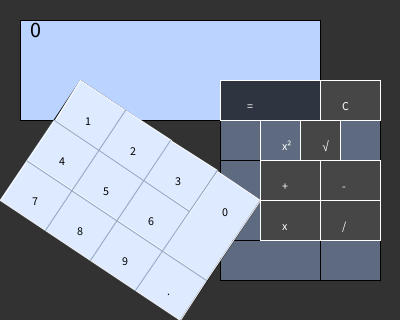
Frame 1 (no input)
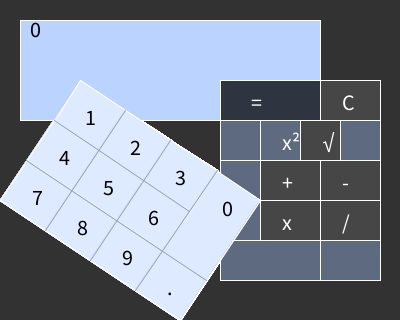
Frame 60 (the mouse pressed at the canvas centre just before this capture)
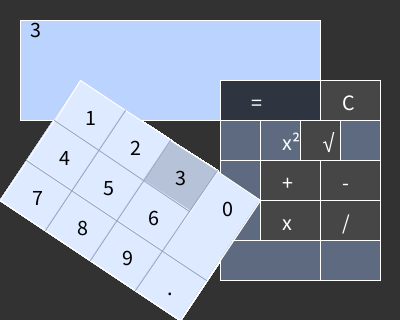
Frame 120 (the mouse held since frame 60 and released just before this capture)

The Processing sketch that drew these frames (run headless with seeded random() and noise(); from frame 60 on, the mouse is pressed at the canvas centre):

// Processing sketch: Calculator
// ── Calculator.pde
String displayValue = "0";
String valueToCompute = "";
String valueToCompute2 = "";
float valueToComputeI = 0;
float valueToComputeI2 = 0;
float result = 0;
char opVal;
boolean firstNum;

Button[] numButtons = new Button[10];
Button[] opButtons = new Button[8];
Button[] spButtons = new Button[1];

void setup() {
  background(50, 50, 50);
  size(400, 320);
  strokeWeight(1);
  numButtons[0] = new Button(217, 175).asNumber(0, #333333, #000000, 217, 171, 260, 200, 206, 280, 162, 250);
  numButtons[1] = new Button(80, 80).asNumber(1, #4A5566, #000000, 80, 80, 125, 110, 98, 150, 55, 120);
  numButtons[2] = new Button(125, 113).asNumber(2, #4A5566, #000000, 125, 110, 171, 140, 143, 180, 98, 150);
  numButtons[3] = new Button(172, 142).asNumber(3, #4A5566, #000000, 170, 140, 217, 170, 190, 211, 143, 180);
  numButtons[4] = new Button(55, 120).asNumber(4, #4A5566, #000000, 54, 120, 98, 150, 72, 190, 27, 160);
  numButtons[5] = new Button(100, 150).asNumber(5, #4A5566, #000000, 98, 150, 143, 180, 117, 220, 72, 190);
  numButtons[6] = new Button(140, 180).asNumber(6, #4A5566, #000000, 143, 180, 190, 211, 162, 250, 117, 220);
  numButtons[7] = new Button(30, 158).asNumber(7, #4A5566, #000000, 27, 160, 72, 190, 45, 230, 0, 200);
  numButtons[8] = new Button(70, 185).asNumber(8, #4A5566, #000000, 72, 190, 117, 220, 90, 260, 45, 230);
  numButtons[9] = new Button(118, 220).asNumber(9, #4A5566, #000000, 117, 220, 162, 250, 135, 290, 90, 260);



  opButtons[0] = new Button(260, 160).asOperator("+", 60, 40, #464646, #FFFFFF);
  opButtons[1] = new Button(320, 160).asOperator("-", 60, 40, #464646, #FFFFFF);
  opButtons[2] = new Button(260, 200).asOperator("x", 60, 40, #464646, #FFFFFF);
  opButtons[3] = new Button(320, 200).asOperator("/", 60, 40, #464646, #FFFFFF);
  opButtons[4] = new Button(220, 80).asOperator("  =", 100, 40, #2F3540, #FFFFFF);
  opButtons[5] = new Button(320, 80).asOperator("C", 60, 40, #464646, #FFFFFF);
  opButtons[6] = new Button(300,120).asOperator("√", 40,40,  #464646, #FFFFFF);
  opButtons[7] = new Button(260,120).asOperator("x²",40,40, #5D6A7F, #FFFFFF);

  spButtons[0] = new Button(135, 290).asSpecial(".", #4A5566, #000000, 162, 250, 206, 280, 180, 320, 135, 290);  
  firstNum = true;
}

void draw() {
  fill(186, 212, 255);
  rect(20, 20, 300, 100);//display
  fill(93, 106, 127);
  rect(220, 80, 160, 200);//operators
  fill(140, 159, 191);

  quad(80, 80, 260, 200, 180, 320, 0, 200);//numbers
  fill(70);
  rect(260, 160, 120, 80);//+ - * /
  line(220, 200, 380, 200);
  line(220, 160, 260, 160);
  line(220, 240, 260, 240);
  line(320, 80, 320, 280);
  line(220, 120, 220, 280);
  line(40, 120, 380, 120);
  // num 0 - 9
  for (int i = 0; i<numButtons.length; i++) {
    Button inumButton = numButtons[i];
    inumButton.display();
  }

  for (int i = 0; i<opButtons.length; i++) {
    Button iopButton = opButtons[i];
    iopButton.display();
  }

  for (int i=0; i<spButtons.length; i++) {
    Button ispButton = spButtons[i];
    ispButton.display();
  }
  updateDisplay();
  stroke(140, 159, 191); //47, 53, 64
  line(125, 110, 45, 230);
  line(170, 140, 90, 260);
  line(217, 170, 135, 290);
  line(54, 120, 189, 211);
  line(26, 160, 206, 280);
  stroke(255);
}

void mousePressed() {
  for (int i = 0; i<numButtons.length; i++) {
    numButtons[i].hover();
    if (numButtons[i].over) {
      if (firstNum) {
        println(i + " " + numButtons[i].numVal);
        valueToCompute += int(numButtons[i].numVal);
        displayValue = valueToCompute;
      } else {
        valueToCompute2 += int(numButtons[i].numVal);
        displayValue = valueToCompute2;
      }
    }
  }
  for (int i = 0; i<opButtons.length; i++) {
    opButtons[i].hover();
    if (opButtons[i].over) {
      if (opButtons[i].opVal == "C") {
        displayValue = "0";
        opVal = 'C';
        valueToCompute = "";
        valueToCompute2 = "";
        valueToComputeI = 0;
        valueToComputeI2 = 0;
        result = 0;
        firstNum = true;
      } else if (opButtons[i].opVal == "  =") {
        firstNum = true;
        preformCalculation();
      } else if (opButtons[i].opVal == "+") {
        if (result != 0) {
          opVal = '+';
          valueToCompute2 = "";
          firstNum = false;
          displayValue = "+";
        } else {
          opVal = '+';
          firstNum = false;
          displayValue = "+";
        }
      } else if (opButtons[i].opVal == "-") {
        if (result != 0) {
          opVal = '-';
          firstNum = false;
          displayValue = "-";
        } else {
          opVal = '-';
          firstNum = false;
          displayValue = "-";
        }
      } else if (opButtons[i].opVal == "x") {
        if (result != 0) {
          opVal = 'x';
          firstNum = false;
          displayValue = "x";
        } else {
          opVal = 'x';
          firstNum = false;
          displayValue = "x";
        }
      } else if (opButtons[i].opVal == "/") {
        if (result != 0) {
          opVal = '/';
          firstNum = false;
          displayValue = "/";
        } else {
          opVal = '/';
          firstNum = false;
          displayValue = "/";
        }
      } else if (opButtons[i].opVal == "√") {
        if (result !=0) {
          opVal = '√';
          firstNum = false;
          displayValue = "√";
        } else {
           opVal =  '√';
           firstNum = false;
           displayValue = "√";
        }
        
      }
    }
  }
  for (int i = 0; i<spButtons.length; i++) {
    spButtons[i].hover();
    if (spButtons[i].over) {
      if (spButtons[i].spVal == "." ) {
        if (spButtons[i].over && firstNum == true) {
          valueToCompute += spButtons[i].spVal;
          displayValue = valueToCompute;
        } else if (spButtons[i].over && firstNum == false) {
          valueToCompute2 += spButtons[i].spVal;
          displayValue = valueToCompute2;
        }
      }
    }
  }
}

void preformCalculation() {
  valueToComputeI = float(valueToCompute);
  valueToComputeI2 = float(valueToCompute2);

  if (opVal == '+') {
    result = valueToComputeI + valueToComputeI2;
    displayValue = str(result);
  } else if (opVal == '-') {
    result = valueToComputeI - valueToComputeI2;
    displayValue = str(result);
  } else if (opVal == 'x') {
    result = valueToComputeI * valueToComputeI2;
    displayValue = str(result);
  } else if (opVal == '/') {
    result = valueToComputeI / valueToComputeI2;
    displayValue = str(result);
  } else if (opVal == '²') {
    displayValue = str(result);
    result = valueToComputeI * valueToComputeI;
  } else if (opVal == '√') {
    result = sqrt(valueToComputeI2);
    displayValue = str(result);
  } else if (opVal == 'n') {
    if (firstNum) {
      valueToComputeI = valueToComputeI*-1;
      displayValue = str(valueToComputeI);
    } else {
      valueToComputeI2 = valueToComputeI2*-1;
      displayValue = str(valueToComputeI);
    }
  }

  if (firstNum) {
    valueToCompute = displayValue;
  } else {
    valueToCompute = displayValue;
    valueToCompute2 = "";
  }
}

void updateDisplay() {
  //fill(47, 53, 64);
  //rect(220, 80, 100, 40);
  // rect();
  fill(0);
  textSize(22);
  text(displayValue, 30, 20, 280, 60);
}
// ── Button.pde
class Button {
  //member variables
  int x, y, w, h, qx, qy, ux, uy, ax, ay, dx, dy;
  color b1, b2, t1, t2;
  String val;
  boolean over;
  boolean isNumber;
  boolean isOperator;
  boolean isSpecial;
  float numVal;
  String opVal;
  String spVal;

  //constructor
  Button(int x, int y) {
    this.x = x;
    this.y = y;
  }

  //constructor for number buttons
  Button asNumber(float numVal, color b1, color t1, int qx, int qy, int ux, int uy, int ax, int ay, int dx, int dy) {
    isNumber= true;
    this.numVal = numVal;
    this.b1 = b1;
    this.t1 = t1;
    this.qx = qx;
    this.qy = qy;
    this.ux = ux;
    this.uy = uy;
    this.ax = ax;
    this.ay = ay;
    this.dx = dx;
    this.dy = dy;
    return this;
  }

  //constructor for operator buttons
  Button asOperator(String opVal, int w, int h, color b2, color t2) {
    isOperator = true;
    this.w = w;
    this.h = h;
    this.opVal = opVal;
    this.b2 = b2;
    this.t2 = t2;
    return this;
  }

  //constructor for special buttons
  Button asSpecial(String spVal, color b1, color t1, int qx, int qy, int ux, int uy, int ax, int ay, int dx, int dy) {
    isSpecial = true;
    this.spVal = spVal;
    this.b1 = b1;
    this.t1 = t1;
    this.qx = qx;
    this.qy = qy;
    this.ux = ux;
    this.uy = uy;
    this.ax = ax;
    this.ay = ay;
    this.dx = dx;
    this.dy = dy;
    return this;
  }

  //constructer
  /*Button(color b1, int x, int y, int w, int h, String val) {
   this.b1 = b1;
   this.x = x;
   this.y = y;
   this.w = w;
   this.h = h;
   this.val = val;
   over = false;
   }*/

  void display() {
    if (isNumber) {
      if (over) {  
        stroke(255);
        fill(182, 194, 215);
        quad(qx, qy, ux, uy, ax, ay, dx, dy);
        fill(t1);
        text(int(numVal), qx+5, qy+45);
      } else {
        stroke(255);
        fill(222, 234, 255);
        quad(qx, qy, ux, uy, ax, ay, dx, dy);
        fill(t1);
        text(int(numVal), qx+5, qy+45);
      }
    } else if (isOperator) {
      if (over) {
        stroke(255);
        fill(b2 +50, 30, 50);
        rect(x, y, w, h);
        fill(t2);
        text(opVal, x+22, y+30);
      } else {
        stroke(255);
        fill(b2);
        rect(x, y, w, h);
        fill(t2);
        text(opVal, x+22, y+30);
      }
    } else if (isSpecial) {
      if (over) {  
        stroke(255);
        fill(182, 194, 215);
        quad(qx, qy, ux, uy, ax, ay, dx, dy);
        fill(t1);
        text(spVal, qx+5, qy+45);
      } else {
        stroke(255);
        fill(222, 234, 255);
        quad(qx, qy, ux, uy, ax, ay, dx, dy);
        fill(t1);
        text(spVal, qx+5, qy+45);
      }
    }
    /*noStroke();
     fill(50);
     rect(x+5, y+5, w, h, 15);
     fill(b1);
     stroke(255);
     rect(x, y, w, h, 15);
     fill(255);
     text(val, x+5, y+20);*/
  }

  void hover() {
    if (isNumber) {
      over =  mouseX > dx && mouseX < ux && mouseY > qy && mouseY < ay;
    } else if (isOperator) {
      over = mouseX > x && mouseX < x+w && mouseY > y && mouseY < y+h;
    } else if (isSpecial) {
      over =  mouseX > dx && mouseX < ux && mouseY > qy && mouseY < ay;
    }
    
  }
}
